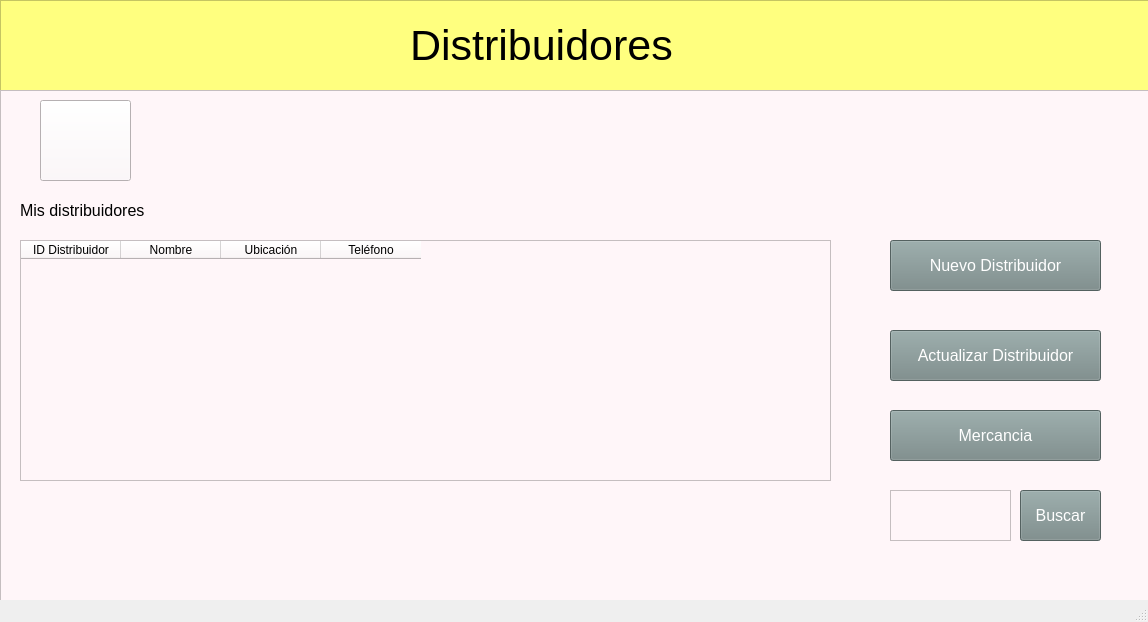
<?xml version="1.0" encoding="UTF-8"?>
<ui version="4.0">
 <class>MenuDistribuidores</class>
 <widget class="QMainWindow" name="MenuDistribuidores">
  <property name="geometry">
   <rect>
    <x>0</x>
    <y>0</y>
    <width>1148</width>
    <height>622</height>
   </rect>
  </property>
  <property name="windowTitle">
   <string>MainWindow</string>
  </property>
  <widget class="QWidget" name="centralwidget">
   <widget class="QFrame" name="headerFrame">
    <property name="geometry">
     <rect>
      <x>0</x>
      <y>0</y>
      <width>1151</width>
      <height>91</height>
     </rect>
    </property>
    <property name="styleSheet">
     <string notr="true">background-color: rgb(255, 255, 127);</string>
    </property>
    <property name="frameShape">
     <enum>QFrame::StyledPanel</enum>
    </property>
    <property name="frameShadow">
     <enum>QFrame::Raised</enum>
    </property>
    <widget class="QLabel" name="label_3">
     <property name="geometry">
      <rect>
       <x>410</x>
       <y>10</y>
       <width>331</width>
       <height>71</height>
      </rect>
     </property>
     <property name="font">
      <font>
       <pointsize>32</pointsize>
      </font>
     </property>
     <property name="text">
      <string>Distribuidores</string>
     </property>
    </widget>
   </widget>
   <widget class="QFrame" name="frame">
    <property name="geometry">
     <rect>
      <x>0</x>
      <y>90</y>
      <width>1151</width>
      <height>621</height>
     </rect>
    </property>
    <property name="styleSheet">
     <string notr="true">background-color: rgb(255, 246, 249);</string>
    </property>
    <property name="frameShape">
     <enum>QFrame::StyledPanel</enum>
    </property>
    <property name="frameShadow">
     <enum>QFrame::Raised</enum>
    </property>
    <widget class="QLabel" name="label_4">
     <property name="geometry">
      <rect>
       <x>20</x>
       <y>110</y>
       <width>171</width>
       <height>21</height>
      </rect>
     </property>
     <property name="font">
      <font>
       <pointsize>12</pointsize>
      </font>
     </property>
     <property name="text">
      <string>Mis distribuidores</string>
     </property>
    </widget>
    <widget class="QPushButton" name="nuevoDistribuidorBtn">
     <property name="geometry">
      <rect>
       <x>890</x>
       <y>150</y>
       <width>211</width>
       <height>51</height>
      </rect>
     </property>
     <property name="font">
      <font>
       <pointsize>12</pointsize>
      </font>
     </property>
     <property name="cursor">
      <cursorShape>PointingHandCursor</cursorShape>
     </property>
     <property name="styleSheet">
      <string notr="true">color: rgb(255, 255, 255);
background-color: rgb(118, 136, 135);</string>
     </property>
     <property name="text">
      <string>Nuevo Distribuidor</string>
     </property>
    </widget>
    <widget class="QPushButton" name="buscarDistribuidorBtn">
     <property name="geometry">
      <rect>
       <x>1020</x>
       <y>400</y>
       <width>81</width>
       <height>51</height>
      </rect>
     </property>
     <property name="font">
      <font>
       <pointsize>12</pointsize>
      </font>
     </property>
     <property name="cursor">
      <cursorShape>PointingHandCursor</cursorShape>
     </property>
     <property name="styleSheet">
      <string notr="true">color: rgb(255, 255, 255);
background-color: rgb(118, 136, 135);</string>
     </property>
     <property name="text">
      <string>Buscar</string>
     </property>
    </widget>
    <widget class="QPlainTextEdit" name="buscarPedidoTxt">
     <property name="geometry">
      <rect>
       <x>890</x>
       <y>400</y>
       <width>121</width>
       <height>51</height>
      </rect>
     </property>
     <property name="cursor" stdset="0">
      <cursorShape>IBeamCursor</cursorShape>
     </property>
    </widget>
    <widget class="QPushButton" name="mercanciaBtn">
     <property name="geometry">
      <rect>
       <x>890</x>
       <y>320</y>
       <width>211</width>
       <height>51</height>
      </rect>
     </property>
     <property name="font">
      <font>
       <pointsize>12</pointsize>
      </font>
     </property>
     <property name="cursor">
      <cursorShape>PointingHandCursor</cursorShape>
     </property>
     <property name="styleSheet">
      <string notr="true">color: rgb(255, 255, 255);
background-color: rgb(118, 136, 135);</string>
     </property>
     <property name="text">
      <string>Mercancia</string>
     </property>
    </widget>
    <widget class="QPushButton" name="actualizarDistribuidorBtn">
     <property name="geometry">
      <rect>
       <x>890</x>
       <y>240</y>
       <width>211</width>
       <height>51</height>
      </rect>
     </property>
     <property name="font">
      <font>
       <pointsize>12</pointsize>
      </font>
     </property>
     <property name="cursor">
      <cursorShape>PointingHandCursor</cursorShape>
     </property>
     <property name="styleSheet">
      <string notr="true">color: rgb(255, 255, 255);
background-color: rgb(118, 136, 135);</string>
     </property>
     <property name="text">
      <string>Actualizar Distribuidor</string>
     </property>
    </widget>
    <widget class="QPushButton" name="btnRegresar">
     <property name="geometry">
      <rect>
       <x>40</x>
       <y>10</y>
       <width>91</width>
       <height>81</height>
      </rect>
     </property>
     <property name="cursor">
      <cursorShape>PointingHandCursor</cursorShape>
     </property>
     <property name="styleSheet">
      <string notr="true">border-image: url(:/iconos/iconoRegresar.png);</string>
     </property>
     <property name="text">
      <string/>
     </property>
    </widget>
    <widget class="QTableWidget" name="distribuidoresTable">
     <property name="geometry">
      <rect>
       <x>20</x>
       <y>150</y>
       <width>811</width>
       <height>241</height>
      </rect>
     </property>
     <column>
      <property name="text">
       <string>ID Distribuidor</string>
      </property>
     </column>
     <column>
      <property name="text">
       <string>Nombre</string>
      </property>
     </column>
     <column>
      <property name="text">
       <string>Ubicación</string>
      </property>
     </column>
     <column>
      <property name="text">
       <string>Teléfono</string>
      </property>
     </column>
    </widget>
   </widget>
  </widget>
  <widget class="QStatusBar" name="statusbar"/>
 </widget>
 <resources>
  <include location="iconosDistribuidores.qrc"/>
 </resources>
 <connections/>
</ui>
